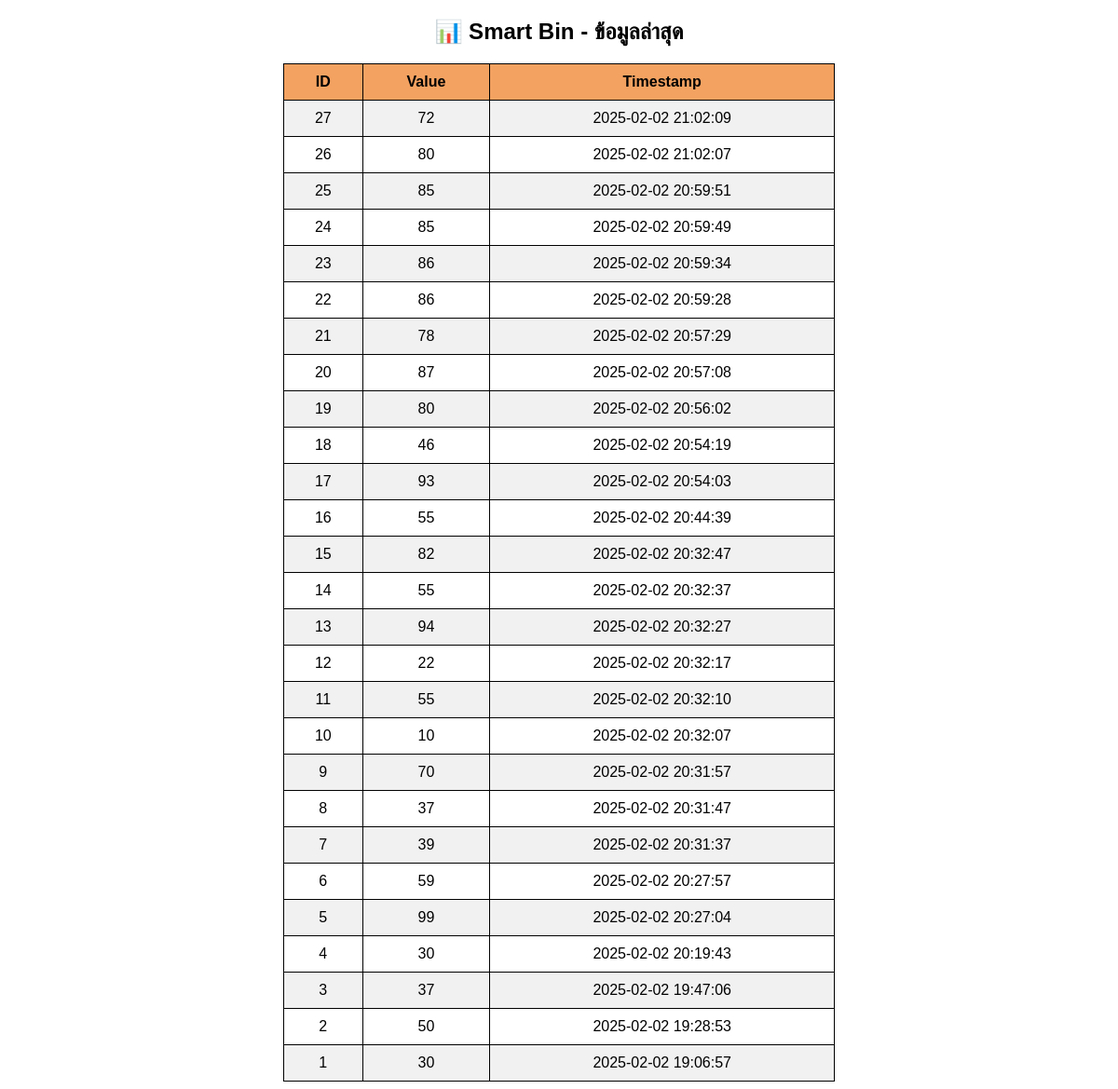
Before: /show.php with the older database file.
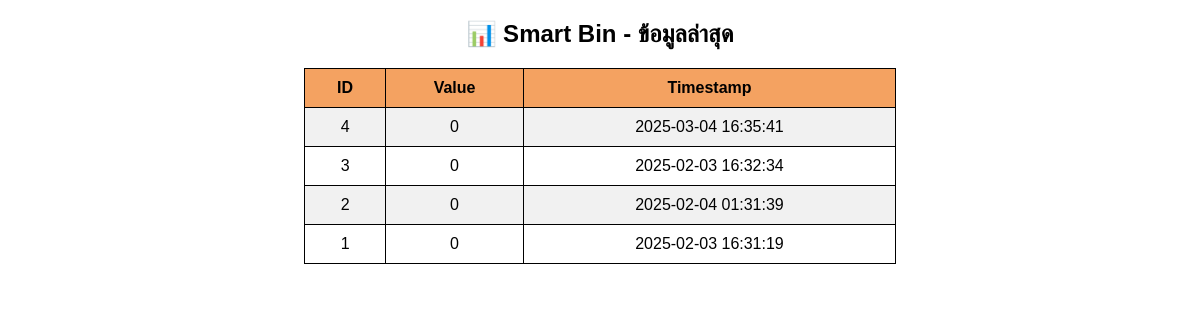
After: the same page with the newer database file.
### tables this page shows
CREATE TABLE `photo_electric` (
  `id` int(11) NOT NULL,
  `value` int(255) NOT NULL,
  `time` timestamp NOT NULL DEFAULT current_timestamp() ON UPDATE current_timestamp()
);

### show.php (the view, shortened to what this page needs)
<?php
$servername = "localhost";
$username = "root";
$password = "";
$dbname = "smart_bin";
$conn = new mysqli($servername, $username, $password, $dbname);
$sql = "SELECT id, value, time FROM photo_electric ORDER BY `id` DESC" ;
$result = $conn->query($sql);
?>
<!DOCTYPE html>
<html lang="th">
<head>
</head>
<body>
    <h2>📊 Smart Bin - ข้อมูลล่าสุด</h2>
    <table>
        <tr>
            <th>ID</th>
            <th>Value</th>
            <th>Timestamp</th>
        </tr>
        <?php
        if ($result->num_rows > 0) {
            while ($row = $result->fetch_assoc()) {
                echo "<tr>";
                echo "<td>" . $row["id"] . "</td>";
                echo "<td>" . $row["value"] . "</td>";
                echo "<td>" . $row["time"] . "</td>";
                echo "</tr>";
            }
        } else {
            echo "<tr><td colspan='3'>ไม่มีข้อมูล</td></tr>";
        }
        ?>
    </table>
</body>
</html>

### show.php (style rules this page uses)
body { font-family: Arial, sans-serif; text-align: center; }
table { width: 50%; margin: auto; border-collapse: collapse; }
th, td { border: 1px solid black; padding: 10px; text-align: center; }
th { background-color: #f4a261; }
tr:nth-child(even) { background-color: #f1f1f1; }

Changed rows visible on the page:
removed photo_electric: id "27", value "72", time "2025-02-02 21:02:09"
removed photo_electric: id "26", value "80", time "2025-02-02 21:02:07"
removed photo_electric: id "25", value "85", time "2025-02-02 20:59:51"
removed photo_electric: id "24", value "85", time "2025-02-02 20:59:49"
removed photo_electric: id "23", value "86", time "2025-02-02 20:59:34"
removed photo_electric: id "22", value "86", time "2025-02-02 20:59:28"
removed photo_electric: id "21", value "78", time "2025-02-02 20:57:29"
removed photo_electric: id "20", value "87", time "2025-02-02 20:57:08"
removed photo_electric: id "19", value "80", time "2025-02-02 20:56:02"
removed photo_electric: id "18", value "46", time "2025-02-02 20:54:19"
removed photo_electric: id "17", value "93", time "2025-02-02 20:54:03"
removed photo_electric: id "16", value "55", time "2025-02-02 20:44:39"
removed photo_electric: id "15", value "82", time "2025-02-02 20:32:47"
removed photo_electric: id "14", value "55", time "2025-02-02 20:32:37"
removed photo_electric: id "13", value "94", time "2025-02-02 20:32:27"
removed photo_electric: id "12", value "22", time "2025-02-02 20:32:17"
removed photo_electric: id "11", value "55", time "2025-02-02 20:32:10"
removed photo_electric: id "10", value "10", time "2025-02-02 20:32:07"
removed photo_electric: id "9", value "70", time "2025-02-02 20:31:57"
removed photo_electric: id "8", value "37", time "2025-02-02 20:31:47"
removed photo_electric: id "7", value "39", time "2025-02-02 20:31:37"
removed photo_electric: id "6", value "59", time "2025-02-02 20:27:57"
removed photo_electric: id "5", value "99", time "2025-02-02 20:27:04"
changed photo_electric id 4: value "30" → "0"; time "2025-02-02 20:19:43" → "2025-03-04 16:35:41"
changed photo_electric id 3: value "37" → "0"; time "2025-02-02 19:47:06" → "2025-02-03 16:32:34"
changed photo_electric id 2: value "50" → "0"; time "2025-02-02 19:28:53" → "2025-02-04 01:31:39"
changed photo_electric id 1: value "30" → "0"; time "2025-02-02 19:06:57" → "2025-02-03 16:31:19"
